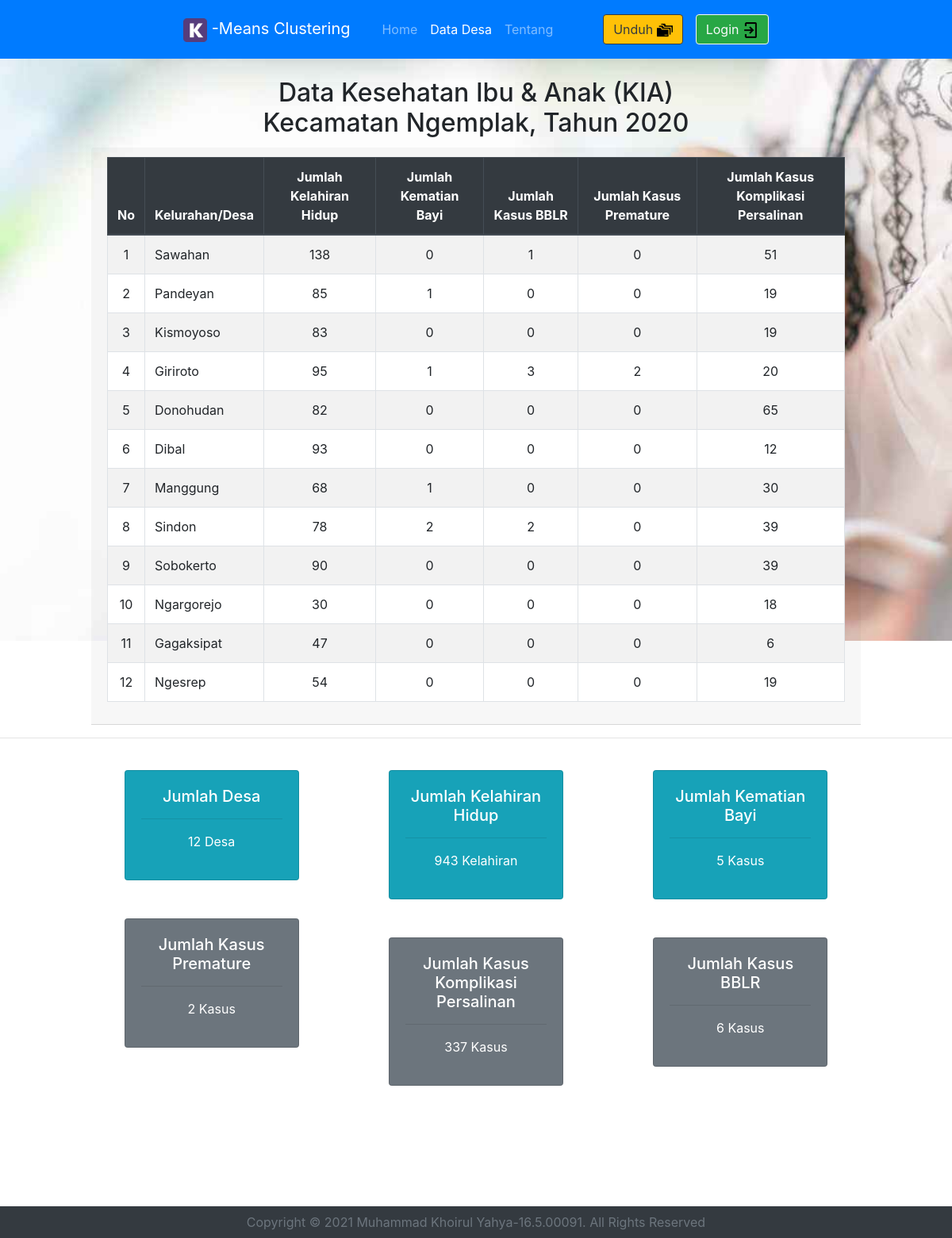
The page /user-datadesa.php on the database its author committed.
### tables this page shows
CREATE TABLE `tb_variabel` (
  `id_variabel` int(11) NOT NULL,
  `id_desa` int(11) NOT NULL,
  `var_JKH` int(5) NOT NULL,
  `var_JKB` int(5) NOT NULL,
  `var_BBLR` int(5) NOT NULL,
  `var_premature` int(5) NOT NULL,
  `var_KP` int(5) NOT NULL,
  `AKB` varchar(20) NOT NULL
);

CREATE TABLE `tb_desa` (
  `id_desa` int(11) NOT NULL,
  `nama_desa` varchar(50) NOT NULL,
  `polygon` text NOT NULL
);

### hitung_kmeans4.php (called while the page is built, shortened)
<?php
$mysqli=new mysqli("localhost","root","password","pemetaan_TKB");
function caridata($mysqli,$query){
	$row=$mysqli->query($query)->fetch_array();
	return $row[0];
}
$sum0=caridata($mysqli,"select count(id_desa) from tb_desa");
$sum1=caridata($mysqli,"select sum(var_JKH) from tb_variabel");
$sum2=caridata($mysqli,"select sum(var_JKB) from tb_variabel");
$sum3=caridata($mysqli,"select sum(var_BBLR) from tb_variabel");
$sum4=caridata($mysqli,"select sum(var_premature) from tb_variabel");
$sum5=caridata($mysqli,"select sum(var_KP) from tb_variabel");
?>

### user-datadesa.php (the view, shortened to what this page needs)
<!doctype html>
<html>
<head>
	<link rel="stylesheet" href="//use.fontawesome.com/releases/v5.0.7/css/all.css">
	<link rel="stylesheet" href="src/css/bootstrap.min.css">
</head>
<body>
	<?php
	include "menu-5.php";
	include 'hitung_kmeans4.php';
	?>
	<div style="background-image:url(img/kia.jpg); background-repeat: no-repeat; background-size: cover; height: calc(100vh - 66px);">
	<div class="container-fluid">
		<div class="row">
			<div class="col-lg-12"><br></div>
			<div class="container-fluid col-lg-10">
				<h2 class="card-title"><center>Data Kesehatan Ibu & Anak (KIA) <br>Kecamatan Ngemplak, Tahun 2020</center></h2>
				<div class="card-group">
					<div class="card-header">
						<table class="table table-striped table-bordered bg-white">
							<thead class="thead-dark">
								<tr>
									<th><center>No</center></th>
									<th><center>Kelurahan/Desa</center></th>
									<th><center>Jumlah Kelahiran Hidup</center></th>
									<th><center>Jumlah Kematian Bayi</center></th>
									<th><center>Jumlah Kasus BBLR</center></th>
									<th><center>Jumlah Kasus Premature</center></th>
									<th><center>Jumlah Kasus Komplikasi Persalinan</center></th>
								</tr>
							</thead>
							<tbody>
								<?php
								include 'koneksi.php';
								$desa = mysqli_query($koneksi, 'SELECT * FROM tb_variabel RIGHT JOIN tb_desa ON tb_variabel.id_desa = tb_desa.id_desa');
								$no = 1;
								foreach($desa as $key => $val){
									?>
									<tr>
										<td><center><?=$no?></center></td>
										<td><?=$val['nama_desa']?></td>
										<td><center><?=$val['var_JKH']?></center></td>
										<td><center><?=$val['var_JKB']?></center></td>
										<td><center><?=$val['var_BBLR']?></center></td>
										<td><center><?=$val['var_premature']?></center></td>
										<td><center><?=$val['var_KP']?></center></td>
									</tr>
									<?php
									$no++;
								}
							?>
							</tbody>
						</table>
					</div>
				</div>
			</div>
		</div>
	</div>
	<hr><br>
	<div class="container-fluid col-lg-10">
<div class="row">
  <div class="container-fluid col-lg-3">
  <div class="card text-white bg-info mb-5" style="max-width: 18rem;">
    <div class="card-body">
      <h5 class="card-title"><center>Jumlah Desa</center></h5>
      <hr>
      <p class="card-title"><center> <?php echo $sum0." Desa";?>  </center></p>
    </div>
  </div>
  <div class="card text-white bg-secondary mb-5" style="max-width: 18rem;">
    <div class="card-body">
      <h5 class="card-title"><center>Jumlah Kasus Premature</center></h5>
      <hr>
      <p class="card-title"><center> <?php echo $sum4." Kasus";?>  </center></p>
    </div>
  </div>
</div>
<div class="container-fluid col-lg-3">
  <div class="card text-white bg-info mb-5" style="max-width: 18rem;">
    <div class="card-body">
      <h5 class="card-title"><center>Jumlah Kelahiran Hidup</center></h5>
      <hr>
      <p class="card-title"><center> <?php echo $sum1." Kelahiran";?>  </center></p>
    </div>
  </div>
  <div class="card text-white bg-secondary mb-5" style="max-width: 18rem;">
    <div class="card-body">
      <h5 class="card-title"><center>Jumlah Kasus Komplikasi Persalinan</center></h5>
      <hr>
      <p class="card-title"><center> <?php echo $sum5." Kasus";?>  </center></p>
    </div>
  </div>
</div>
<div class="container-fluid col-lg-3">
  <div class="card text-white bg-info mb-5" style="max-width: 18rem;">
    <div class="card-body">
      <h5 class="card-title"><center>Jumlah Kematian Bayi</center></h5>
      <hr>
      <p class="card-title"><center> <?php echo $sum2." Kasus";?>  </center></p>
    </div>
  </div>
  <div class="card text-white bg-secondary mb-5" style="max-width: 18rem;">
    <div class="card-body">
      <h5 class="card-title"><center>Jumlah Kasus BBLR</center></h5>
      <hr>
      <p class="card-title"><center> <?php echo $sum3." Kasus";?>  </center></p>
    </div>
  </div>
</div>
<div class="col-lg-12"><br></div>
	<div class="col-lg-12"><br></div>
	<div class="col-lg-12"><br></div>
	<div class="col-lg-12"><br></div>
	<div class="col-lg-12"><br></div>
	<div class="col-lg-12"><br></div>
</div>
</div>
</div>
	<?php
	include "footer.php";
	?>
</body>
</html>

### rows shown on the page
tb_variabel: id_desa.nama_desa "Sawahan", var_JKH "138", var_JKB "0", var_BBLR "1", var_premature "0", var_KP "51"
tb_variabel: id_desa.nama_desa "Pandeyan", var_JKH "85", var_JKB "1", var_BBLR "0", var_premature "0", var_KP "19"
tb_variabel: id_desa.nama_desa "Kismoyoso", var_JKH "83", var_JKB "0", var_BBLR "0", var_premature "0", var_KP "19"
tb_variabel: id_desa.nama_desa "Giriroto", var_JKH "95", var_JKB "1", var_BBLR "3", var_premature "2", var_KP "20"
tb_variabel: id_desa.nama_desa "Donohudan", var_JKH "82", var_JKB "0", var_BBLR "0", var_premature "0", var_KP "65"
tb_variabel: id_desa.nama_desa "Dibal", var_JKH "93", var_JKB "0", var_BBLR "0", var_premature "0", var_KP "12"
tb_variabel: id_desa.nama_desa "Manggung", var_JKH "68", var_JKB "1", var_BBLR "0", var_premature "0", var_KP "30"
tb_variabel: id_desa.nama_desa "Sindon", var_JKH "78", var_JKB "2", var_BBLR "2", var_premature "0", var_KP "39"
tb_variabel: id_desa.nama_desa "Sobokerto", var_JKH "90", var_JKB "0", var_BBLR "0", var_premature "0", var_KP "39"
tb_variabel: id_desa.nama_desa "Ngargorejo", var_JKH "30", var_JKB "0", var_BBLR "0", var_premature "0", var_KP "18"
tb_variabel: id_desa.nama_desa "Gagaksipat", var_JKH "47", var_JKB "0", var_BBLR "0", var_premature "0", var_KP "6"
tb_variabel: id_desa.nama_desa "Ngesrep", var_JKH "54", var_JKB "0", var_BBLR "0", var_premature "0", var_KP "19"

### other values the page prints
$sum0 "12"
$sum4 "2"
$sum1 "943"
$sum5 "337"
$sum2 "5"
$sum3 "6"
